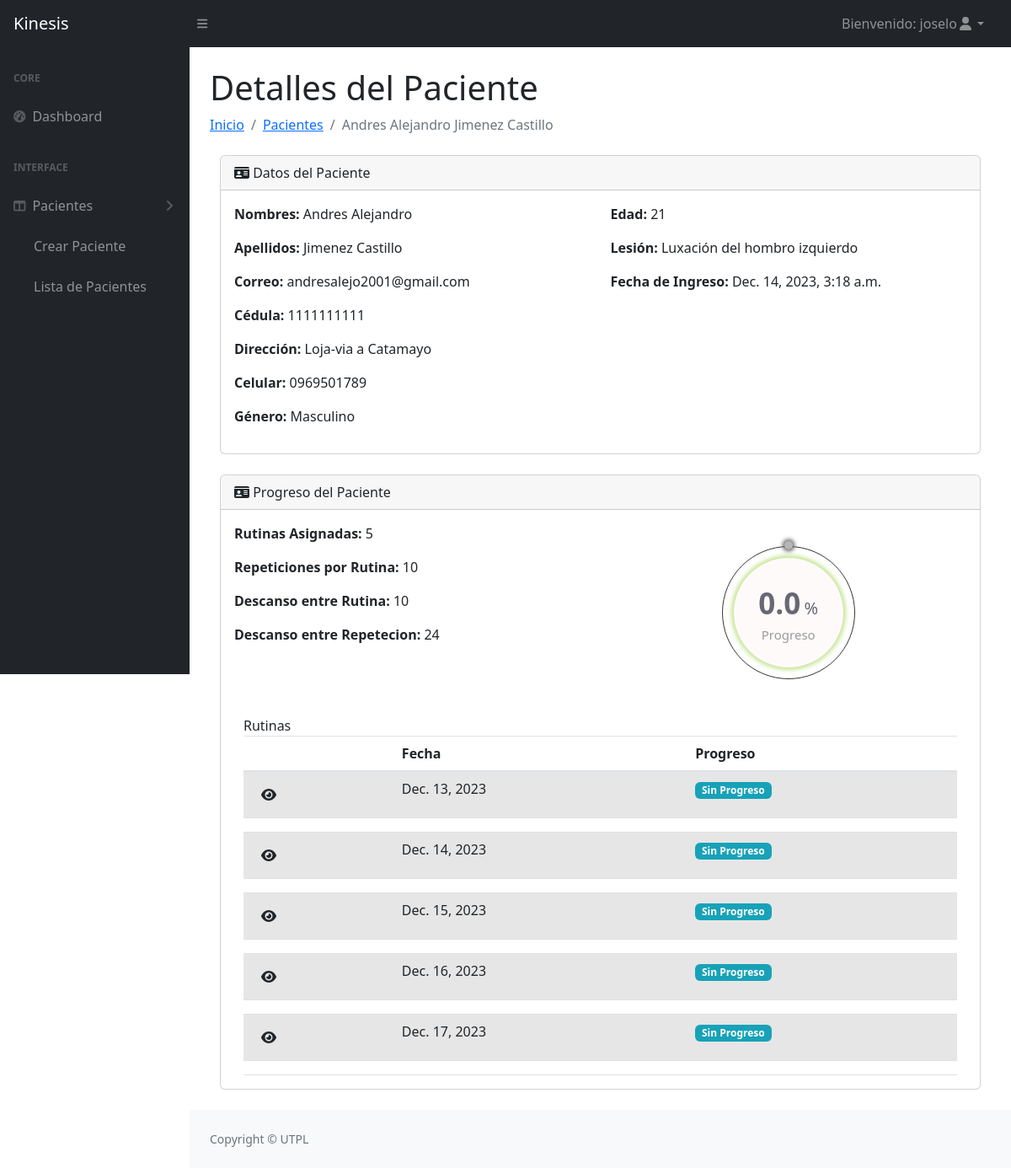
/pacientes/13/ (signed in), run on the app's committed database.
### AppRehabilitation/models.py (models this page shows, shortened)
class Paciente(models.Model):
    doctor = models.ForeignKey(Doctor, on_delete=models.CASCADE)
    usuario = models.OneToOneField(User,on_delete= models.CASCADE)
    nombres = models.CharField(max_length=100)
    apellidos = models.CharField(max_length=100)
    correo = models.EmailField()
    cedula = models.CharField(max_length=20)
    direccion = models.CharField(max_length=200)
    celular = models.CharField(max_length=20)
    genero = models.CharField(max_length=10)
    edad = models.PositiveIntegerField()
    tipo_lesion = models.CharField(max_length=100, default="Sin lesión")
    rutinas_asignadas = models.PositiveIntegerField(default=0)  # Número de rutinas asignadas
    recomendacion = models.CharField(max_length=300, default="Ninguna")
    tiempo_descanso_entre_rutinas = models.PositiveIntegerField(default=0)  # Tiempo de descanso en minutos entre rutinas
    created = models.DateTimeField(auto_now_add=True)

class Rutina(models.Model):
    numero_rutina = models.PositiveIntegerField()
    paciente = models.ForeignKey(Paciente, on_delete=models.CASCADE, related_name='rutinas')
    repeticiones_asignadas = models.PositiveIntegerField()
    tiempo_descanso_repeticiones = models.PositiveIntegerField()  # Tiempo de descanso en segundos entre repeticiones
    fecha_inicio = models.DateTimeField(null=True, blank=True)
    fecha_fin = models.DateTimeField(null=True, blank=True)
    is_completed = models.BooleanField(null=True, blank=True)

### AppRehabilitation/views.py (the view)
# urls.py: path('pacientes/<int:paciente_id>/', paciente_detail, name='paciente_detail'),
@login_required
def paciente_detail(request, paciente_id):
    paciente = get_object_or_404(Paciente, pk=paciente_id)
    rutinas_totales_completas = Rutina.objects.filter(paciente=paciente, is_completed=True).count()
    rutinas_completas = 0
    rutina =  Rutina.objects.filter(paciente=paciente).first()
    rutinas_asignadas = paciente.rutinas_asignadas
    progreso = (rutinas_totales_completas / rutinas_asignadas) * 100
    data_por_dia = {}
    for rutina in paciente.rutinas.all():
        dia = rutina.fecha_inicio.date()
        if dia not in data_por_dia:
            data_por_dia[dia] = {'rutinas': [], 'progreso': 0.0}
        data_por_dia[dia]['rutinas'].append(rutina)
    for dia, dia_data in data_por_dia.items():
        rutinas = dia_data['rutinas']
        rutinas_completas = sum(1 for rutina in rutinas if rutina.is_completed)
        rutinas_totales = len(rutinas)
        dia_data['progreso'] = (rutinas_completas / rutinas_totales) * 100 if rutinas_totales > 0 else 0
    context = {
        'paciente': paciente,
        'progreso': progreso,
        'rutina': rutina,
        'data_por_dia': data_por_dia.items()
    }
    return render(request, 'datos_paciente.html',context)

### AppRehabilitation/templates/datos_paciente.html (shortened to what this page needs)
{% load static %}
<!DOCTYPE html>
<html lang="en">
<head>
    <link rel="stylesheet" href="{% static 'css/progress_bar.css' %}">
    <link rel="stylesheet" href="https://maxcdn.bootstrapcdn.com/bootstrap/4.5.2/css/bootstrap.min.css">
    <link rel="stylesheet" href="https://stackpath.bootstrapcdn.com/font-awesome/4.7.0/css/font-awesome.min.css">
</head>
<body class="sb-nav-fixed">
    {% include 'menu.html' %}
    <div id="layoutSidenav">
        <div id="layoutSidenav_content">
            <main>
                <div class="container-fluid px-4">
                    <h1 class="mt-4">Detalles del Paciente</h1>
                    <ol class="breadcrumb mb-4">
                        <li class="breadcrumb-item"><a href="/dashboard">Inicio</a></li>
                        <li class="breadcrumb-item"><a href="/pacientes">Pacientes</a></li>
                        <li class="breadcrumb-item active">{{ paciente.nombres }} {{ paciente.apellidos }}</li>
                    </ol>
                    <div class="container mt-4">
                        <div class="card mb-4">
                            <div class="card-header">
                                <i class="fa fa-id-card"></i>
                                Datos del Paciente
                            </div>
                            <div class="card-body">
                                <div class="row">
                                    <div class="col-md-6">
                                        <p><strong>Nombres:</strong> {{ paciente.nombres }}</p>
                                        <p><strong>Apellidos:</strong> {{ paciente.apellidos }}</p>
                                        <p><strong>Correo:</strong> {{ paciente.correo }}</p>
                                        <p><strong>Cédula:</strong> {{ paciente.cedula }}</p>
                                        <p><strong>Dirección:</strong> {{ paciente.direccion }}</p>
                                        <p><strong>Celular:</strong> {{ paciente.celular }}</p>
                                        <p><strong>Género:</strong> {{ paciente.genero }}</p>
                                    </div>
                                    <div class="col-md-6">
                                        <p><strong>Edad:</strong> {{ paciente.edad }}</p>
                                        <p><strong>Lesión:</strong> {{ paciente.tipo_lesion }}</p>
                                        <p><strong>Fecha de Ingreso:</strong> {{ paciente.created }}</p>
                                    </div>
                                </div>
                            </div>
                        </div>
                        <div class="card mb-4">
                            <div class="card-header">
                                <i class="fa fa-id-card"></i>
                                Progreso del Paciente
                            </div>
                            <div class="card-body">
                                <div class="row">
                                    <div class="col-md-6">
                                        <p><strong>Rutinas Asignadas:</strong> {{ paciente.rutinas_asignadas }}</p>
                                        <p><strong>Repeticiones por Rutina:</strong> {{ rutina.repeticiones_asignadas }}</p>
                                        <p><strong>Descanso entre Rutina:</strong> {{ paciente.tiempo_descanso_entre_rutinas }}</p>
                                        <p><strong>Descanso entre Repetecion:</strong> {{ rutina.tiempo_descanso_repeticiones }}</p>
                                    </div>
                                    <div class="col-md-6">
                                        <div class="card-body d-flex flex-column align-items-center">
                                            <div class="block">
                                                <div class="box">
                                                    <p class="number">
                                                        <span class="num">{{ progreso }}</span>
                                                        <span class="sub">%</span>
                                                    </p>
                                                    <p class="title">Progreso</p>
                                                </div>
                                                <span class="dots"></span>
                                                <svg class="svg">
                                                    <defs>
                                                        <linearGradient id="gradientStyle">
                                                            <stop offset="0%" stop-color="#78C000" />
                                                            <stop offset="100%" stop-color="#78C000" />
                                                        </linearGradient>
                                                    </defs>
                                                    <circle class="circle" cx="90" cy="90" r="80" />
                                                </svg>
                                            </div>
                                        </div>
                                    </div>
                                </div>
                            </div>
                            <div class="container">
                                <div class="col-md-12">
                                    <div class="panel panel-default">
                                        <div class="panel-heading">
                                            Rutinas
                                        </div>
                                        <div class="panel-body">
                                            <table class="table table-condensed table-striped">
                                                <thead>
                                                    <tr>
                                                        <th></th>
                                                        <th>Fecha</th>
                                                        <th>Progreso</th>
                                                    </tr>
                                                </thead>
                                                <tbody>
                                                    {% for dia,data in data_por_dia %}
                                                    <tr data-toggle="collapse" data-target="#rutina{{dia|date:'d-M-Y'}}" class="accordion-toggle">
                                                        <td><button class="btn btn-default btn-xs"><i class="fa-solid fa-eye"></i></button></td>
                                                        <td>{{dia}}</td>
                                                        {% if data.progreso == 0 %}
                                                            <td><span class="badge badge-info">Sin Progreso</span></td>
                                                        {% endif %}
                                                    </tr>
                                                    <tr>
                                                        <td colspan="3" class="hiddenRow">
                                                        </td>
                                                    </tr>
                                                    {% endfor %}
                                                </tbody>
                                            </table>
                                        </div>
                                    </div>
                                </div>
                            </div>
                        </div>
                    </div>
                </div>
            </main>
            <footer class="py-4 bg-light mt-auto">
                {% include 'footer.html' %}
            </footer>
        </div>
    </div>
</body>
</html>

### AppRehabilitation/templates/menu.html (shortened to what this page needs)
{% load static %}
<!DOCTYPE html>
<html lang="en">
    <head>
        <link href="https://cdn.jsdelivr.net/npm/simple-datatables@7.1.2/dist/style.min.css" rel="stylesheet" />
        <link href="{% static 'css/styles.css' %}" rel="stylesheet" />
    </head>
    <body class="sb-nav-fixed">
        <nav class="sb-topnav navbar navbar-expand navbar-dark bg-dark">
            <a class="navbar-brand ps-3" href="{% url 'dashboard' %}">Kinesis</a>
            <button class="btn btn-link btn-sm order-1 order-lg-0 me-4 me-lg-0" id="sidebarToggle" href="#!"><i class="fas fa-bars"></i></button>
            {% if user.is_authenticated %}
                <ul class="navbar-nav ms-auto ms-md-0 me-3 me-lg-4">
                    <li class="nav-item dropdown">
                        <a class="nav-link dropdown-toggle" id="navbarDropdown" href="#" role="button" data-bs-toggle="dropdown" aria-expanded="false">Bienvenido: {{ user.username }}<i class="fas fa-user fa-fw"></i></a>
                    </li>
                </ul>
        </nav>
        <div id="layoutSidenav">
            <div id="layoutSidenav_nav">
                <nav class="sb-sidenav accordion sb-sidenav-dark" id="sidenavAccordion">
                    <div class="sb-sidenav-menu">
                        <div class="nav">
                            <div class="sb-sidenav-menu-heading">Core</div>
                            <a class="nav-link" href="{% url 'dashboard' %}">
                                <div class="sb-nav-link-icon"><i class="fas fa-tachometer-alt"></i></div>
                                Dashboard
                            </a>
                            <div class="sb-sidenav-menu-heading">Interface</div>
                            <a class="nav-link collapsed" href="" data-bs-toggle="collapse" data-bs-target="#collapseLayouts" aria-expanded="false" aria-controls="collapseLayouts">
                                <div class="sb-nav-link-icon"><i class="fas fa-columns"></i></div>
                                Pacientes
                                <div class="sb-sidenav-collapse-arrow"><i class="fas fa-angle-down"></i></div>
                            </a>
                            <nav class="sb-sidenav-menu-nested nav">
                                <a class="nav-link" href="/pacientes/create/">Crear Paciente</a>
                                <a class="nav-link" href="/pacientes">Lista de Pacientes</a>
                            </nav>
                        </div>
                    </div>
                    {% endif %}
                </nav>
            </div>
        </div>
    </body>
</html>

### AppRehabilitation/static/css/progress_bar.css (style rules this page uses)
.block { position: relative; display: flex; align-items: center; justify-content: center; width: 180px; height: 180px; border-radius: 50%; }
.box { position: relative; display: flex; align-items: center; justify-content: center; flex-direction: column; width: calc(100% - 50px); height: calc(100% - 50px); border-radius: 50%; background-color: #fffafa; box-shadow: 0 0 5px 3px #C7E596; }
.box .number { margin: 0; padding: 0; }
.box .title { margin: 0; padding: 0; }
.box::before { position: absolute; content: ''; width: calc(100% + 28px); height: calc(100% + 28px); border-radius: 50%; border: 1px solid #353535; }
.box .number span { color: #666874; }
.box .number .num { font-size: 35px; font-weight: bold; }
.box .number .sub { font-size: 20px; }
.box .title { font-size: 15px; color: #9b9b9b; }
.dots { display: block; position: absolute; z-index: 2; width: 100%; height: 100%; border-radius: 50%; transition: 2s transform, 2s opacity ease; }
.dots::after { position: absolute; content: ''; width: 10px; height: 10px; top: 5px; left: 50%; border-radius: 50%; background-color: #b7b5b5; box-shadow: 0 0 5px 2px #585858; transform: translateX(-50%); }
.svg { position: absolute; width: 100%; height: 100%; fill: none; transform: rotate(-90deg); }

### data on the page
Paciente: nombres "Andres Alejandro", apellidos "Jimenez Castillo", correo "andresalejo2001@gmail.com", cedula "1111111111", direccion "Loja-via a Catamayo", celular "0969501789", genero "Masculino", edad "21", tipo_lesion "Luxación del hombro izquierdo", created "Dec. 14, 2023, 3:18 a.m.", rutinas_asignadas "5", tiempo_descanso_entre_rutinas "10"
Rutina: repeticiones_asignadas "10", tiempo_descanso_repeticiones "24"

### other printed values
{{ user.username }} "joselo"
{{ progreso }} "0.0"
{{ dia }} "Dec. 13, 2023" "Dec. 14, 2023" "Dec. 15, 2023" "Dec. 16, 2023" "Dec. 17, 2023"
